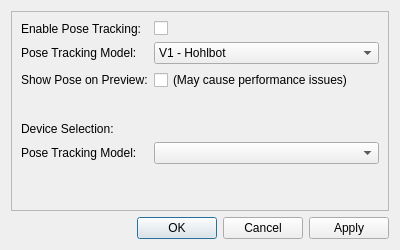
<?xml version="1.0" encoding="UTF-8"?>
<ui version="4.0">
 <class>DConfigurePoseTracking</class>
 <widget class="QDialog" name="DConfigurePoseTracking">
  <property name="geometry">
   <rect>
    <x>0</x>
    <y>0</y>
    <width>400</width>
    <height>250</height>
   </rect>
  </property>
  <property name="minimumSize">
   <size>
    <width>400</width>
    <height>250</height>
   </size>
  </property>
  <property name="maximumSize">
   <size>
    <width>400</width>
    <height>250</height>
   </size>
  </property>
  <property name="windowTitle">
   <string>Configure Pose Estimation</string>
  </property>
  <layout class="QVBoxLayout" name="verticalLayout">
   <item>
    <widget class="QFrame" name="frame">
     <property name="frameShape">
      <enum>QFrame::StyledPanel</enum>
     </property>
     <property name="frameShadow">
      <enum>QFrame::Raised</enum>
     </property>
     <layout class="QFormLayout" name="formLayout">
      <item row="0" column="0">
       <widget class="QLabel" name="label">
        <property name="text">
         <string>Enable Pose Tracking:</string>
        </property>
       </widget>
      </item>
      <item row="0" column="1">
       <widget class="QCheckBox" name="chb_enable_pose">
        <property name="text">
         <string/>
        </property>
       </widget>
      </item>
      <item row="1" column="0">
       <widget class="QLabel" name="label_2">
        <property name="text">
         <string>Pose Tracking Model:</string>
        </property>
       </widget>
      </item>
      <item row="1" column="1">
       <widget class="QComboBox" name="dpd_pose_model">
        <item>
         <property name="text">
          <string>V1 - Hohlbot</string>
         </property>
        </item>
       </widget>
      </item>
      <item row="2" column="1">
       <widget class="QCheckBox" name="chb_show_pose_preview">
        <property name="text">
         <string>(May cause performance issues)</string>
        </property>
       </widget>
      </item>
      <item row="2" column="0">
       <widget class="QLabel" name="label_5">
        <property name="text">
         <string>Show Pose on Preview:</string>
        </property>
       </widget>
      </item>
      <item row="4" column="0">
       <widget class="QLabel" name="label_4">
        <property name="text">
         <string>Device Selection:</string>
        </property>
       </widget>
      </item>
      <item row="5" column="0">
       <widget class="QLabel" name="label_3">
        <property name="text">
         <string>Pose Tracking Model:</string>
        </property>
       </widget>
      </item>
      <item row="5" column="1">
       <widget class="QComboBox" name="dpd_pose_tracking_device"/>
      </item>
      <item row="3" column="0">
       <spacer name="verticalSpacer">
        <property name="orientation">
         <enum>Qt::Vertical</enum>
        </property>
        <property name="sizeType">
         <enum>QSizePolicy::Fixed</enum>
        </property>
        <property name="sizeHint" stdset="0">
         <size>
          <width>20</width>
          <height>20</height>
         </size>
        </property>
       </spacer>
      </item>
     </layout>
    </widget>
   </item>
   <item>
    <widget class="QDialogButtonBox" name="btnbox_buttons">
     <property name="orientation">
      <enum>Qt::Horizontal</enum>
     </property>
     <property name="standardButtons">
      <set>QDialogButtonBox::Apply|QDialogButtonBox::Cancel|QDialogButtonBox::Ok</set>
     </property>
    </widget>
   </item>
  </layout>
 </widget>
 <resources/>
 <connections>
  <connection>
   <sender>btnbox_buttons</sender>
   <signal>accepted()</signal>
   <receiver>DConfigurePoseTracking</receiver>
   <slot>accept()</slot>
   <hints>
    <hint type="sourcelabel">
     <x>248</x>
     <y>254</y>
    </hint>
    <hint type="destinationlabel">
     <x>157</x>
     <y>274</y>
    </hint>
   </hints>
  </connection>
  <connection>
   <sender>btnbox_buttons</sender>
   <signal>rejected()</signal>
   <receiver>DConfigurePoseTracking</receiver>
   <slot>reject()</slot>
   <hints>
    <hint type="sourcelabel">
     <x>316</x>
     <y>260</y>
    </hint>
    <hint type="destinationlabel">
     <x>286</x>
     <y>274</y>
    </hint>
   </hints>
  </connection>
 </connections>
</ui>
